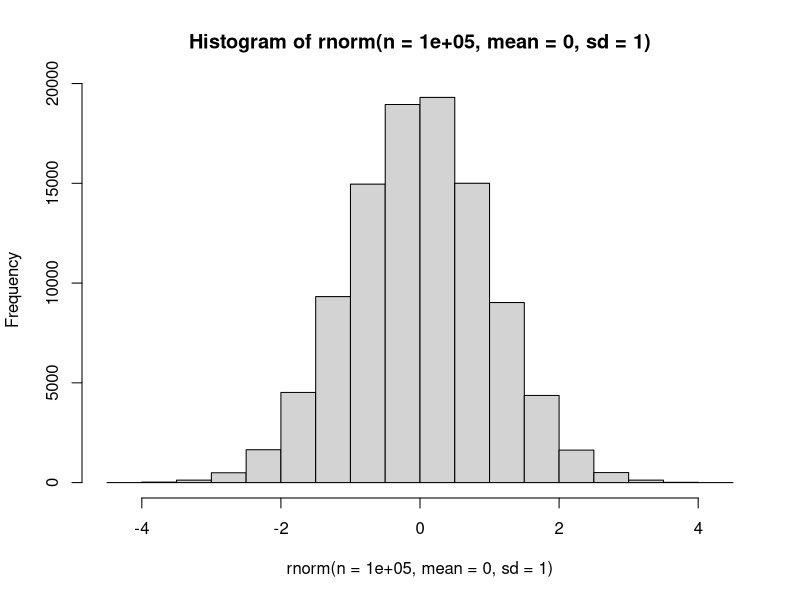
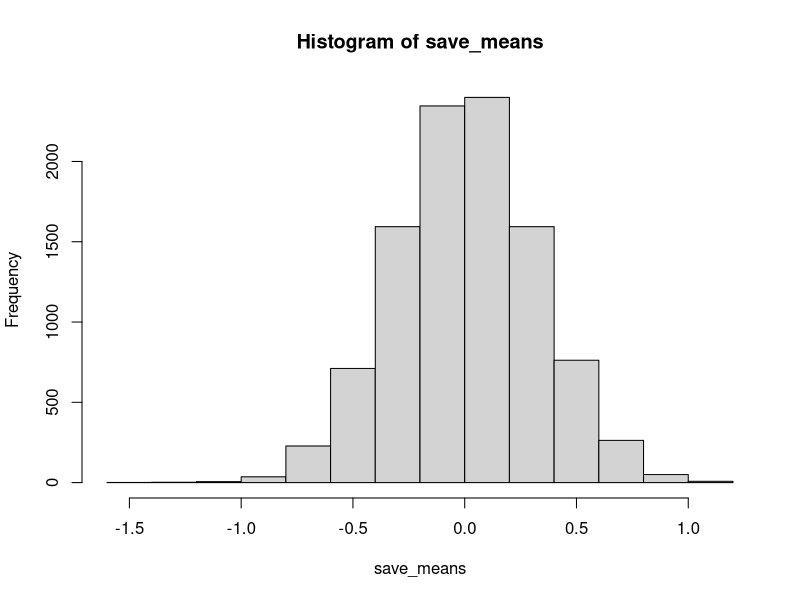
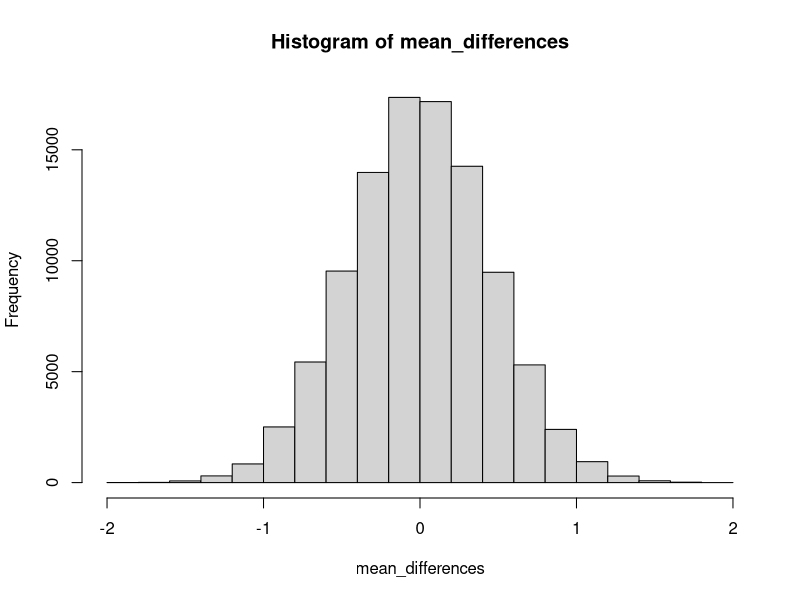
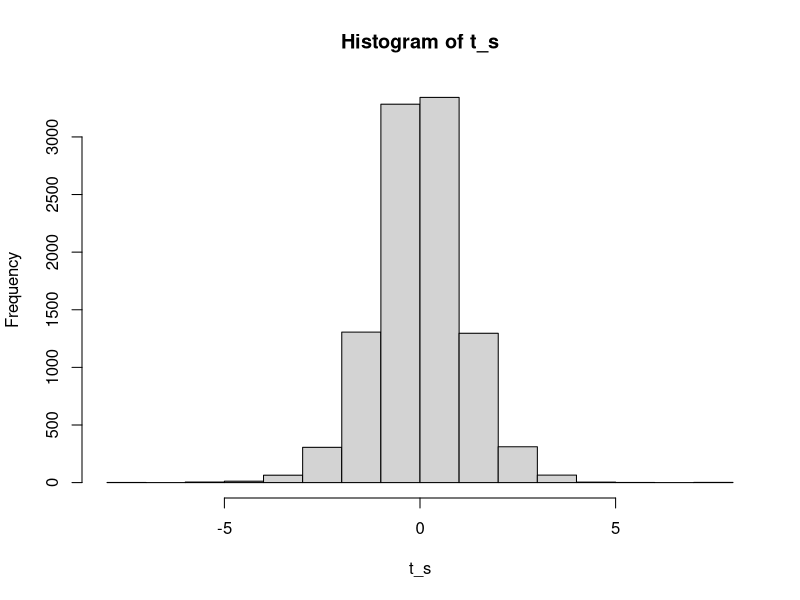
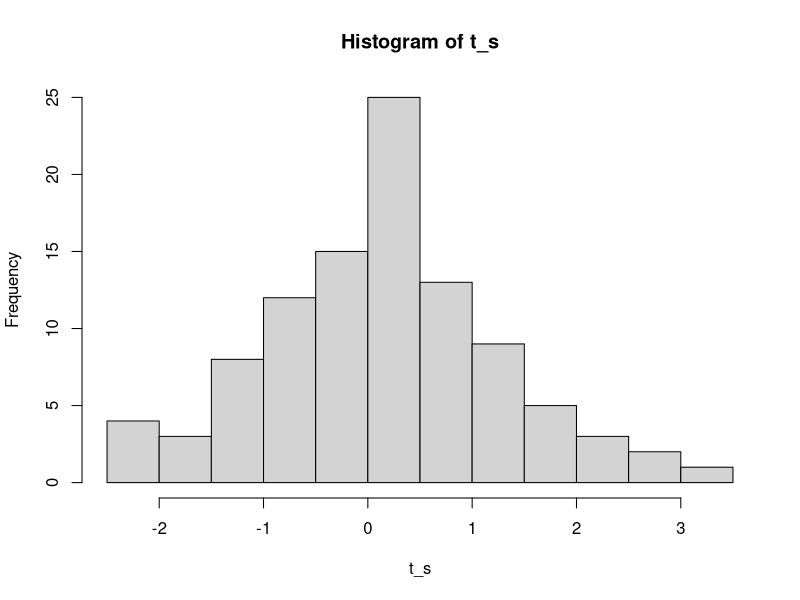
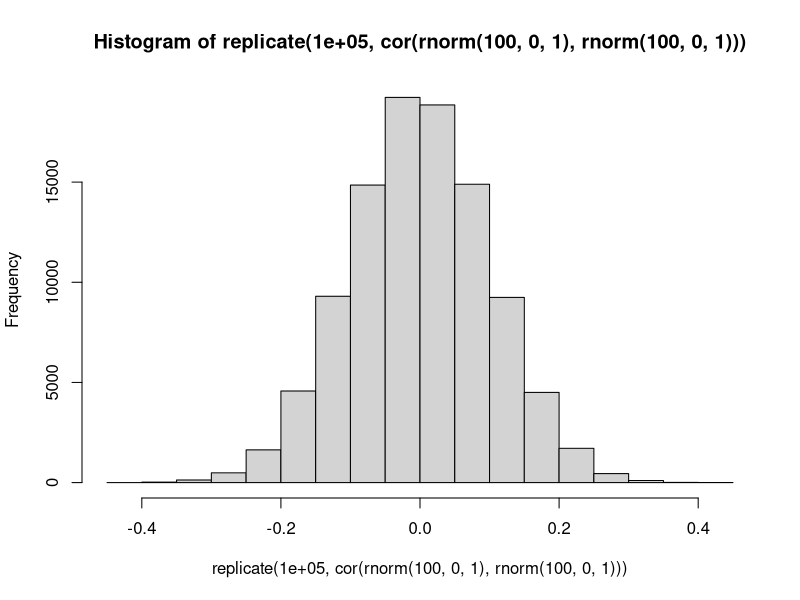
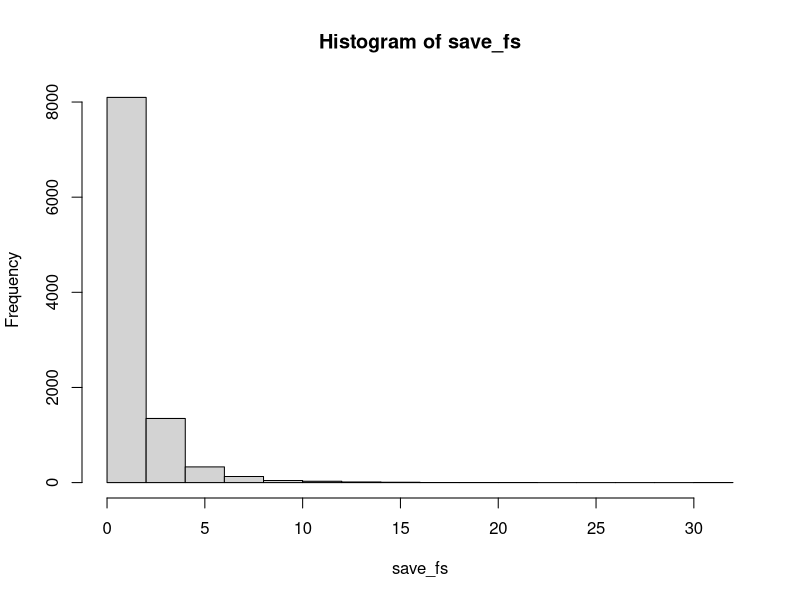

Here is the R script that generated these plots, in order:
## ---- chunk 1
knitr::opts_chunk$set(echo = TRUE, warning=FALSE, message = FALSE)
## ---- chunk 2
hist(rnorm(n=100000,mean=0,sd=1))
mean(rnorm(n=100000,mean=0,sd=1))
sd(rnorm(n=100000,mean=0,sd=1))
# 1 sample mean
#n=10
save_means <-c()
for(i in 1:10000){
save_means[i]<-mean(rnorm(n=10,mean=0,sd=1))
}
# replicate
replicate(1000,mean(rnorm(n=10,mean=0,sd=1)))
mean(replicate(100000,sd(rnorm(n=10,mean=0,sd=1))))
hist(save_means)
SEM <- 1/sqrt(10)
SEM
sd(save_means)
## ---- chunk 3
A <- rnorm(10,0,1)
B <- rnorm(10,0,1)
MD <- mean(A)-mean(B)
MD
mean_differences <- replicate(100000,
                              mean(rnorm(10,0,1))-mean(rnorm(10,0,1)))
sort(mean_differences)[95000]
sort(mean_differences)[2500]
sort(mean_differences)[97500]
hist(mean_differences)
## ---- chunk 4
# your code here
real_ps <-pt(q=c(.5,1,1.5,2,2.5),df=9)
t_s <- replicate(10000,t.test(rnorm(10,0,1),mu=0)$statistic)
hist(t_s)
sim_ps <- c(length(t_s[t_s < .5])/10000,
length(t_s[t_s < 1])/10000,
length(t_s[t_s < 1.5])/10000,
length(t_s[t_s < 2])/10000,
length(t_s[t_s < 2.5])/10000)
real_ps
sim_ps
t_s <- replicate(100,t.test(rnorm(10,0,1),mu=0)$statistic)
hist(t_s)
sim_ps <- c(length(t_s[t_s < .5])/100,
length(t_s[t_s < 1])/100,
length(t_s[t_s < 1.5])/100,
length(t_s[t_s < 2])/100,
length(t_s[t_s < 2.5])/100)
real_ps
sim_ps
real_ps-sim_ps
sum(abs(real_ps-sim_ps))
## ---- chunk 5
hist(replicate(100000,cor(rnorm(100,0,1),rnorm(100,0,1))))
sim_rs<-replicate(100000,cor(rnorm(100,0,1),rnorm(100,0,1)))
sort(abs(sim_rs))[95000]
## ---- chunk 6
A <- c(1,2,3,4)
B <- c(3,4,5,6)
C <- c(5,6,7,8)
conds<- rep(c("A","B","C"),each=4)
DV <- c(A,B,C)
df <- data.frame(conds,DV)
summary(aov(DV~conds,df))
## ---- chunk 7
run_anova <- function(){
A <- rnorm(4,0,1)
B <- rnorm(4,0,1)
C <- rnorm(4,0,1)
conds<- rep(c("A","B","C"),each=4)
DV <- c(A,B,C)
df <- data.frame(conds,DV)
sum_out <- summary(aov(DV~conds,df))
return(sum_out[[1]]$`F value`[1])
}
save_fs <- replicate(10000,run_anova())
hist(save_fs)
sort(save_fs)[9500]
qf(.95,2,9)
